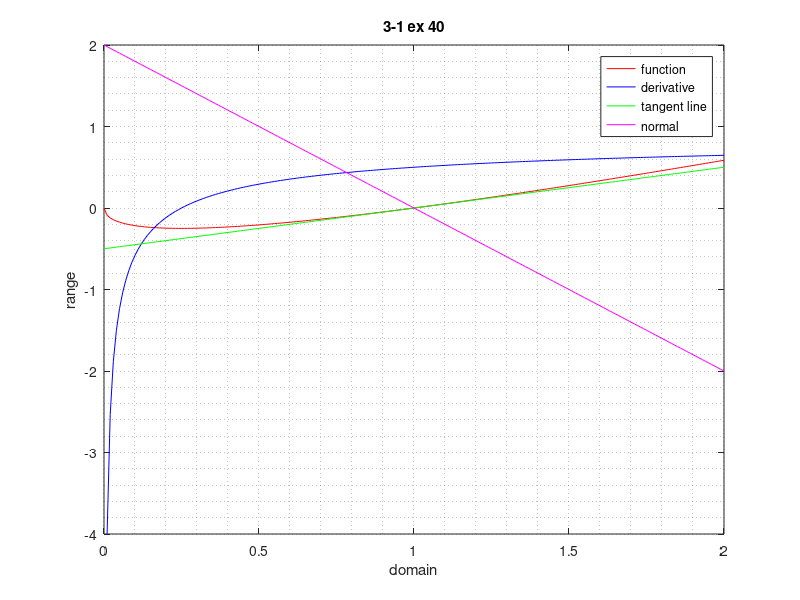

MATLAB code to generate this figure:
x = [0:.01:2];
y = x - x.^0.5; % (1,0)
y2 = 1 - 1 ./ (2 * x.^.5);
y3 = x ./ 2 - 0.5;
y4 = -2 * x + 2;

aux = figure();
plot(x, y, "r", x, y2, "b", x, y3, "g", x, y4, "m");
grid minor;
legend("function", "derivative", "tangent line", "normal");
title("3-1 ex 40");
xlabel("domain");
ylabel("range");
saveas(aux, "figure", "pdf");
